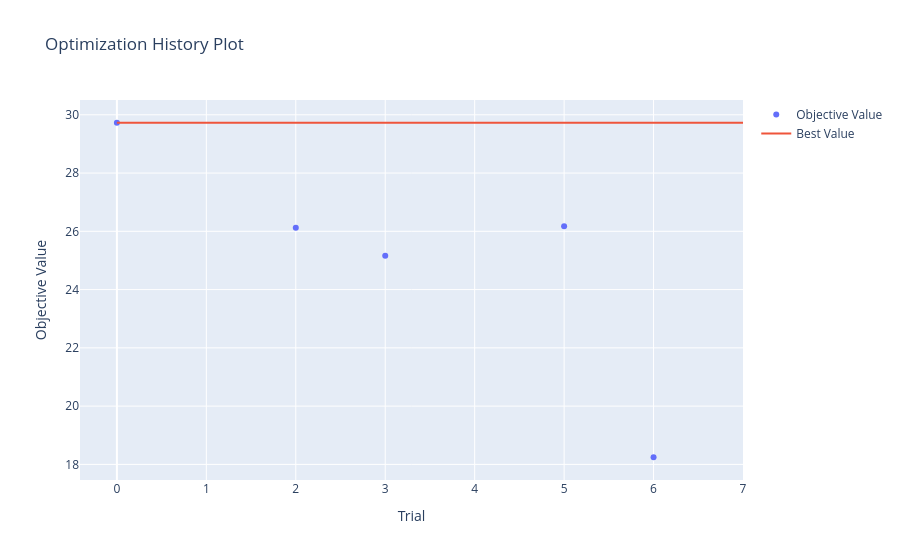

Source (notebook cell):
### Code cell
vis.plot_optimization_history(study)

### Figure 1 — Plotly figure (JSON) as saved in the notebook; plotly's stock layout.template omitted (floating-point values rounded to 4 significant figures)
{"data": [{"mode": "markers", "name": "Objective Value", "type": "scatter", "x": [0, 2, 3, 5, 6], "y": [29.73, 26.12, 25.16, 26.18, 18.24]}, {"mode": "lines", "name": "Best Value", "type": "scatter", "x": [0, 1, 2, 3, 4, 5, 6, 7], "y": [29.73, 29.73, 29.73, 29.73, 29.73, 29.73, 29.73, 29.73]}, {"marker": {"color": "#cccccc"}, "mode": "markers", "name": "Infeasible Trial", "showlegend": false, "type": "scatter", "x": [], "y": []}], "layout": {"title": {"text": "Optimization History Plot"}, "xaxis": {"title": {"text": "Trial"}}, "yaxis": {"title": {"text": "Objective Value"}}}}
